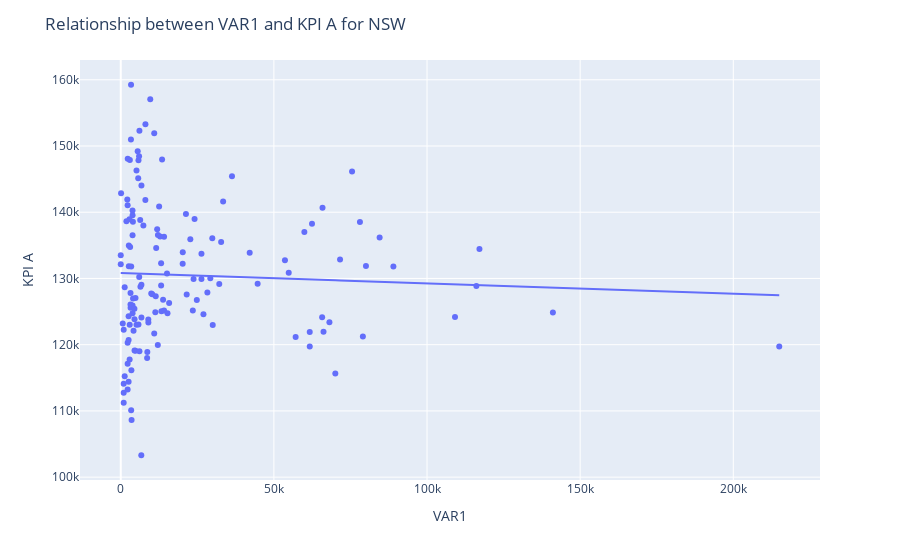
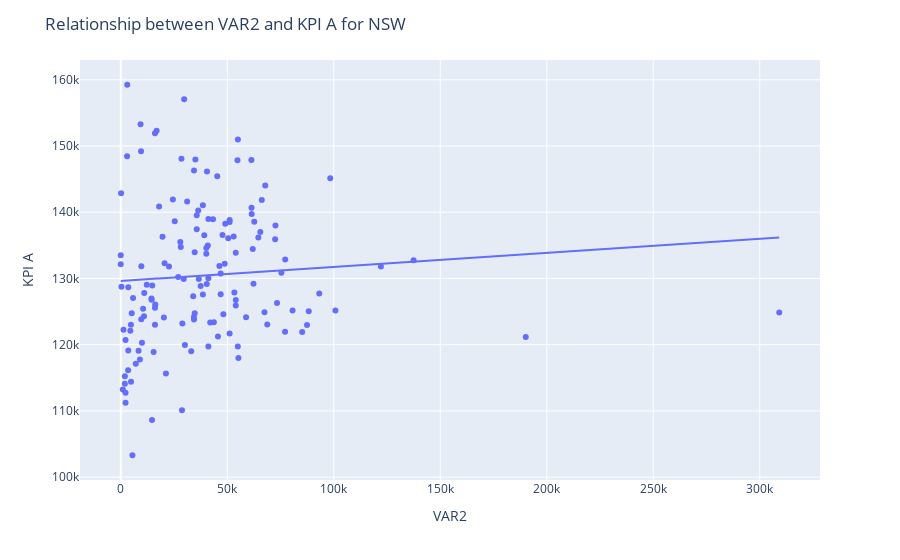

Source (notebook cell) for these figures, in order:
### Markdown cell above
## Relationship between VAR1 and KPI_A for NSW

### Code cell
fig = px.scatter(df_KPI_NSW, x="VAR1", y="KPI_A", trendline= "ols")
fig.update_layout(title="Relationship between VAR1 and KPI A for NSW", xaxis_title='VAR1', yaxis_title='KPI A')
fig.show()

fig = px.scatter(df_KPI_NSW, x="VAR2", y="KPI_A", trendline= "ols")
fig.update_layout(title="Relationship between VAR2 and KPI A for NSW", xaxis_title='VAR2', yaxis_title='KPI A')
fig.show()

### Figure 1 — Plotly figure (JSON) as saved in the notebook; plotly's stock layout.template omitted (floating-point values rounded to 4 significant figures; data arrays with more than 128 entries replaced by an {"elided": "..."} marker saying what was removed)
{"data": [{"hovertemplate": "VAR1=%{x}<br>KPI_A=%{y}<extra></extra>", "legendgroup": "", "marker": {"color": "#636efa", "symbol": "circle"}, "mode": "markers", "name": "", "orientation": "v", "showlegend": false, "type": "scatter", "x": {"elided": "141 float values"}, "xaxis": "x", "y": {"elided": "141 int values"}, "yaxis": "y"}, {"hovertemplate": "<b>OLS trendline</b><br>KPI_A = -0.0156297 * VAR1 + 130827<br>R<sup>2</sup>=0.002318<br><br>VAR1=%{x}<br>KPI_A=%{y} <b>(trend)</b><extra></extra>", "legendgroup": "", "marker": {"color": "#636efa", "symbol": "circle"}, "mode": "lines", "name": "", "showlegend": false, "type": "scatter", "x": {"elided": "141 float values"}, "xaxis": "x", "y": {"elided": "141 float values"}, "yaxis": "y"}], "layout": {"legend": {"tracegroupgap": 0}, "margin": {"t": 60}, "title": {"text": "Relationship between VAR1 and KPI A for NSW"}, "xaxis": {"anchor": "y", "domain": [0, 1], "title": {"text": "VAR1"}}, "yaxis": {"anchor": "x", "domain": [0, 1], "title": {"text": "KPI A"}}}}

### Figure 2 — Plotly figure (JSON) as saved in the notebook; plotly's stock layout.template omitted (floating-point values rounded to 4 significant figures; data arrays with more than 128 entries replaced by an {"elided": "..."} marker saying what was removed)
{"data": [{"hovertemplate": "VAR2=%{x}<br>KPI_A=%{y}<extra></extra>", "legendgroup": "", "marker": {"color": "#636efa", "symbol": "circle"}, "mode": "markers", "name": "", "orientation": "v", "showlegend": false, "type": "scatter", "x": {"elided": "141 float values"}, "xaxis": "x", "y": {"elided": "141 int values"}, "yaxis": "y"}, {"hovertemplate": "<b>OLS trendline</b><br>KPI_A = 0.021229 * VAR2 + 129627<br>R<sup>2</sup>=0.005763<br><br>VAR2=%{x}<br>KPI_A=%{y} <b>(trend)</b><extra></extra>", "legendgroup": "", "marker": {"color": "#636efa", "symbol": "circle"}, "mode": "lines", "name": "", "showlegend": false, "type": "scatter", "x": {"elided": "141 float values"}, "xaxis": "x", "y": {"elided": "141 float values"}, "yaxis": "y"}], "layout": {"legend": {"tracegroupgap": 0}, "margin": {"t": 60}, "title": {"text": "Relationship between VAR2 and KPI A for NSW"}, "xaxis": {"anchor": "y", "domain": [0, 1], "title": {"text": "VAR2"}}, "yaxis": {"anchor": "x", "domain": [0, 1], "title": {"text": "KPI A"}}}}
